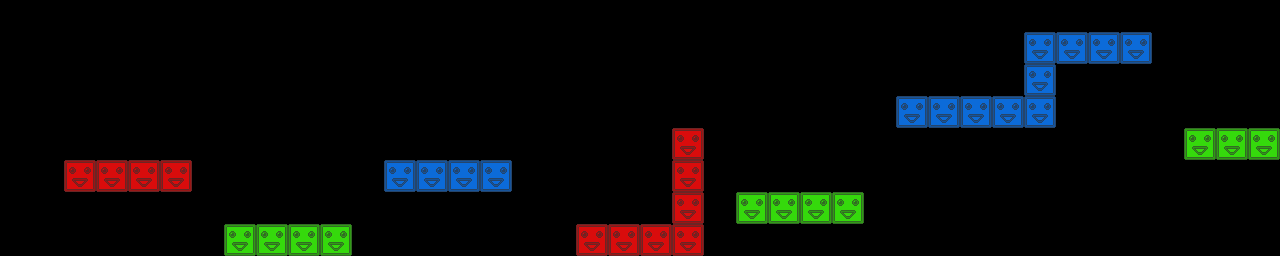

A level layout from a 2D game, rendered from its tile map. Below: a short description, then the map file with tile-grid data replaced by summaries:
An orthogonal 40x8 tile map with 32x32 px tiles, 3 tile layers (red, green, blue) and 9 objects.

<map version="1.0" orientation="orthogonal" renderorder="right-down" width="40" height="8" tilewidth="32" tileheight="32">
 <tileset firstgid="1" name="blocks" tilewidth="32" tileheight="32">
  <image source="blocks.png" width="96" height="32" />
 </tileset>
 <layer name="red" width="40" height="8">
  <data>[320 cells, 11 non-empty, 1 distinct tile ids]</data>
 </layer>
 <layer name="green" width="40" height="8">
  <data>[320 cells, 11 non-empty, 1 distinct tile ids]</data>
 </layer>
 <layer name="blue" width="40" height="8">
  <data>[320 cells, 14 non-empty, 1 distinct tile ids]</data>
 </layer>
 <objectgroup name="crystals">
  <object x="242" y="160">
   <ellipse />
  </object>
  <object x="306" y="215">
   <ellipse />
  </object>
  <object x="576" y="179">
   <ellipse />
  </object>
  <object x="807" y="160">
   <ellipse />
  </object>
 </objectgroup>
 <objectgroup name="spikes">
  <object x="288" y="129">
   <ellipse />
  </object>
  <object x="625" y="115">
   <ellipse />
  </object>
  <object x="752" y="126">
   <ellipse />
  </object>
  <object x="933" y="23">
   <ellipse />
  </object>
  <object x="1218" y="79">
   <ellipse />
  </object>
 </objectgroup>
</map>
